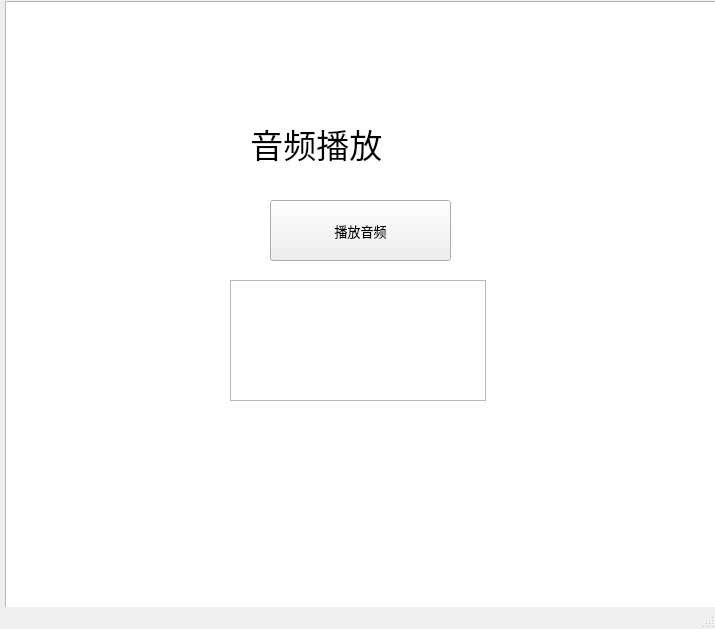
<?xml version="1.0" encoding="UTF-8"?>
<ui version="4.0">
 <class>MainWindow</class>
 <widget class="QMainWindow" name="MainWindow">
  <property name="geometry">
   <rect>
    <x>0</x>
    <y>0</y>
    <width>715</width>
    <height>629</height>
   </rect>
  </property>
  <property name="windowTitle">
   <string>MainWindow</string>
  </property>
  <widget class="QWidget" name="centralwidget">
   <property name="styleSheet">
    <string notr="true"/>
   </property>
   <widget class="QLabel" name="label_5">
    <property name="geometry">
     <rect>
      <x>232</x>
      <y>122</y>
      <width>210</width>
      <height>42</height>
     </rect>
    </property>
    <property name="font">
     <font>
      <pointsize>25</pointsize>
     </font>
    </property>
    <property name="styleSheet">
     <string notr="true"/>
    </property>
    <property name="text">
     <string>  音频播放</string>
    </property>
    <property name="textFormat">
     <enum>Qt::PlainText</enum>
    </property>
    <property name="scaledContents">
     <bool>false</bool>
    </property>
    <property name="wordWrap">
     <bool>false</bool>
    </property>
   </widget>
   <widget class="QTextBrowser" name="textBrowser">
    <property name="geometry">
     <rect>
      <x>230</x>
      <y>280</y>
      <width>256</width>
      <height>121</height>
     </rect>
    </property>
    <property name="contextMenuPolicy">
     <enum>Qt::DefaultContextMenu</enum>
    </property>
    <property name="acceptDrops">
     <bool>true</bool>
    </property>
    <property name="autoFillBackground">
     <bool>false</bool>
    </property>
   </widget>
   <widget class="QListView" name="listView">
    <property name="geometry">
     <rect>
      <x>5</x>
      <y>1</y>
      <width>721</width>
      <height>621</height>
     </rect>
    </property>
    <property name="styleSheet">
     <string notr="true">background-image: url(:/PA.png);</string>
    </property>
   </widget>
   <widget class="QPushButton" name="pushButton">
    <property name="enabled">
     <bool>true</bool>
    </property>
    <property name="geometry">
     <rect>
      <x>270</x>
      <y>200</y>
      <width>181</width>
      <height>61</height>
     </rect>
    </property>
    <property name="font">
     <font>
      <family>黑体</family>
      <pointsize>10</pointsize>
     </font>
    </property>
    <property name="styleSheet">
     <string notr="true"/>
    </property>
    <property name="text">
     <string>播放音频</string>
    </property>
   </widget>
   <zorder>listView</zorder>
   <zorder>label_5</zorder>
   <zorder>textBrowser</zorder>
   <zorder>pushButton</zorder>
  </widget>
  <widget class="QMenuBar" name="menubar">
   <property name="geometry">
    <rect>
     <x>0</x>
     <y>0</y>
     <width>715</width>
     <height>26</height>
    </rect>
   </property>
  </widget>
  <widget class="QStatusBar" name="statusbar"/>
 </widget>
 <resources>
  <include location="background.qrc"/>
 </resources>
 <connections/>
</ui>
